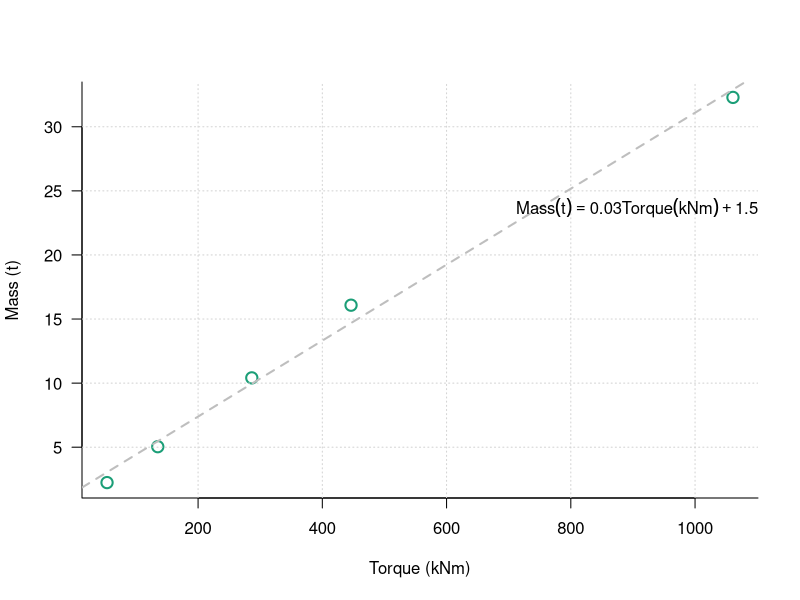

This chart was generated by the following R code:
#Plot High Speed Induction Generator

#setwd("./generator/")
g1pm_generator <- read.delim("1GPM-generator-data.txt")

#Set colors
require("RColorBrewer")
colors = brewer.pal(3,"Dark2")

plot(g1pm_generator$Torque.kNm, g1pm_generator$Mass.t,pch=21, lwd=2, cex=1.5, 
     col=colors[1], bty="l", las=1,
     xlab="Torque (kNm)", ylab="Mass (t)")
grid()

linear_estimation<-lm(Mass.t ~ Torque.kNm, data=g1pm_generator)
abline(linear_estimation, col="gray", lwd=2, lty=2)

# display equation
linear_coefficients <- round(coef(linear_estimation), 3) 
mtext(bquote(Mass(t) == .(linear_coefficients[2])*Torque (kNm) + .(round(linear_coefficients[1],1))), adj=1, padj=7)

